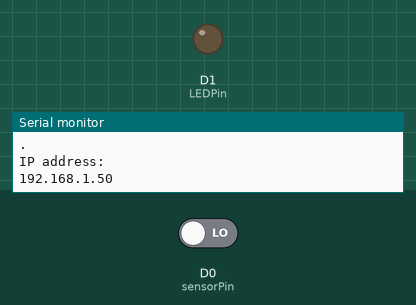
Recording of a sketch running on a simulated ESP8266 (NodeMCU). Parts: output pins drawn as LEDs (lit = HIGH), the last lines printed to the serial monitor. Dashed ring = blinking. The inputs (shaded band) are chosen by the test bench; at power-on: D0 (sensorPin) LOW. WiFi joins after 1.5 s; servers stay silent unless stated.

Above: at 2.8 s.
2.9 s: D0 (sensorPin) driven HIGH
At 4.0 s:
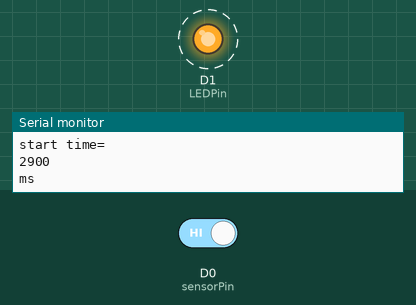
5.9 s: D0 (sensorPin) driven LOW
At 12.7 s:
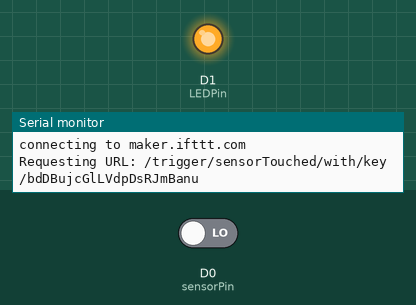
Timing chart, 0 to 14.4 s (numbered marks = the images above; inputs shaded):
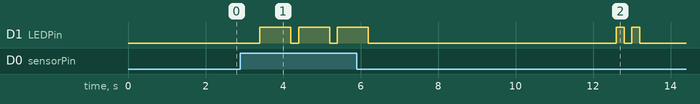

Measured:
- after the input at 2.9 s, D1 (LEDPin): alternates HIGH for 0.80 s and LOW for 0.20 s, starting after 0.50 s

The sketch:

SMSWithTouchSensor.ino
```cpp
#include <ESP8266WiFi.h>
#include <WiFiClientSecure.h> //include library
const char* ssid = "iPhone";
const char* password = "caiyanRU666";//connected to the WiFi
const char* host = "maker.ifttt.com";
const char* apiKey = "bdDBujcGlLVdpDsRJmBanu"; //the "token" to access the web page
int sensorPin = D0; // Pin connected to the touch sensor
int LEDPin=D1;       //Pin connected to the LED
int flag=0;          //serves as a mark
unsigned long startTime;
unsigned long stopTime;
unsigned long elapsedTime; //to calculate the duration
 int count=0;
void setup() {
   Serial.begin(115200);
   Serial.println("Touch sensor integration with IFTTT");
   delay(100);
   Serial.print("Connecting to ");
   Serial.println(ssid);
   WiFi.begin(ssid, password); //try to connect to WiFi
   while (WiFi.status() != WL_CONNECTED)
   {
   delay(500);
   Serial.print(".");
   Serial.println("");
    Serial.println("IP address: "); //get IP address when connected
    Serial.println(WiFi.localIP());
  //from website
  pinMode(D0, INPUT);
 pinMode(D1, OUTPUT);
 }

}

void loop()
{
 if(flag==0&&digitalRead(sensorPin) == HIGH)
  { startTime = millis();
    Serial.println("start time=");
    Serial.println(startTime);
    Serial.println("ms");
    Serial.println();
    delay(500);

    flag=1;
  }
  if (flag==1&&digitalRead(sensorPin) == HIGH)
  {digitalWrite(D1,HIGH);
    delay(800);
    digitalWrite(D1,LOW);
    delay(200);   //the blinking indicates one second
    }
    if(flag==1&&digitalRead(sensorPin)==LOW)
   { stopTime = millis();
    elapsedTime = stopTime - startTime;
    Serial.println("stop time=");
    Serial.println(stopTime);
    Serial.println("ms");
    Serial.println();
    delay(500);
    Serial.println("Elapsed time=");
    Serial.println(elapsedTime);
    Serial.println("ms");
    Serial.println();
    delay(500);
    flag=0;
   }

 if(elapsedTime>=3000)
 {
  if (count<=2)
{Serial.print("connecting to ");
          Serial.println(host);
          WiFiClient client;
          const int httpPort = 80;
          if (!client.connect(host, httpPort))
          {
            Serial.println("connection failed");
            return;
          }
           String url = "/trigger/sensorTouched/with/key/bdDBujcGlLVdpDsRJmBanu";

          Serial.print("Requesting URL: ");
          Serial.println(url);
           client.print(String("GET ") + url + " HTTP/1.1\r\n" +
               "Host: " + host + "\r\n" +
               "Connection: close\r\n\r\n");
             delay(5000);
             count=count+1;
              digitalWrite(D1,HIGH);
              delay(200);
              digitalWrite(D1,LOW);
              delay(200);
              digitalWrite(D1,HIGH);
              delay(200);
              digitalWrite(D1,LOW);
              delay(200);
 }
 if(count==3){digitalWrite(D1,HIGH);} //LED will be always on until reset

 }
}
```
